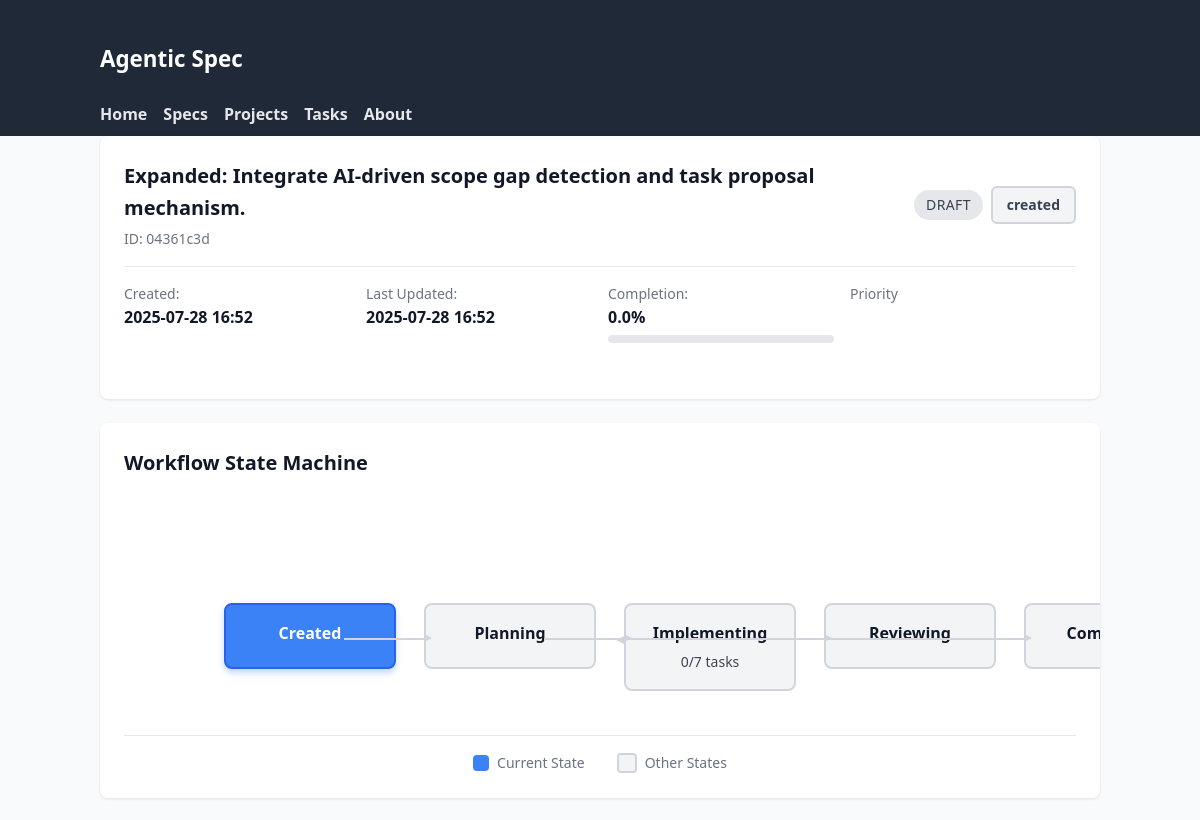
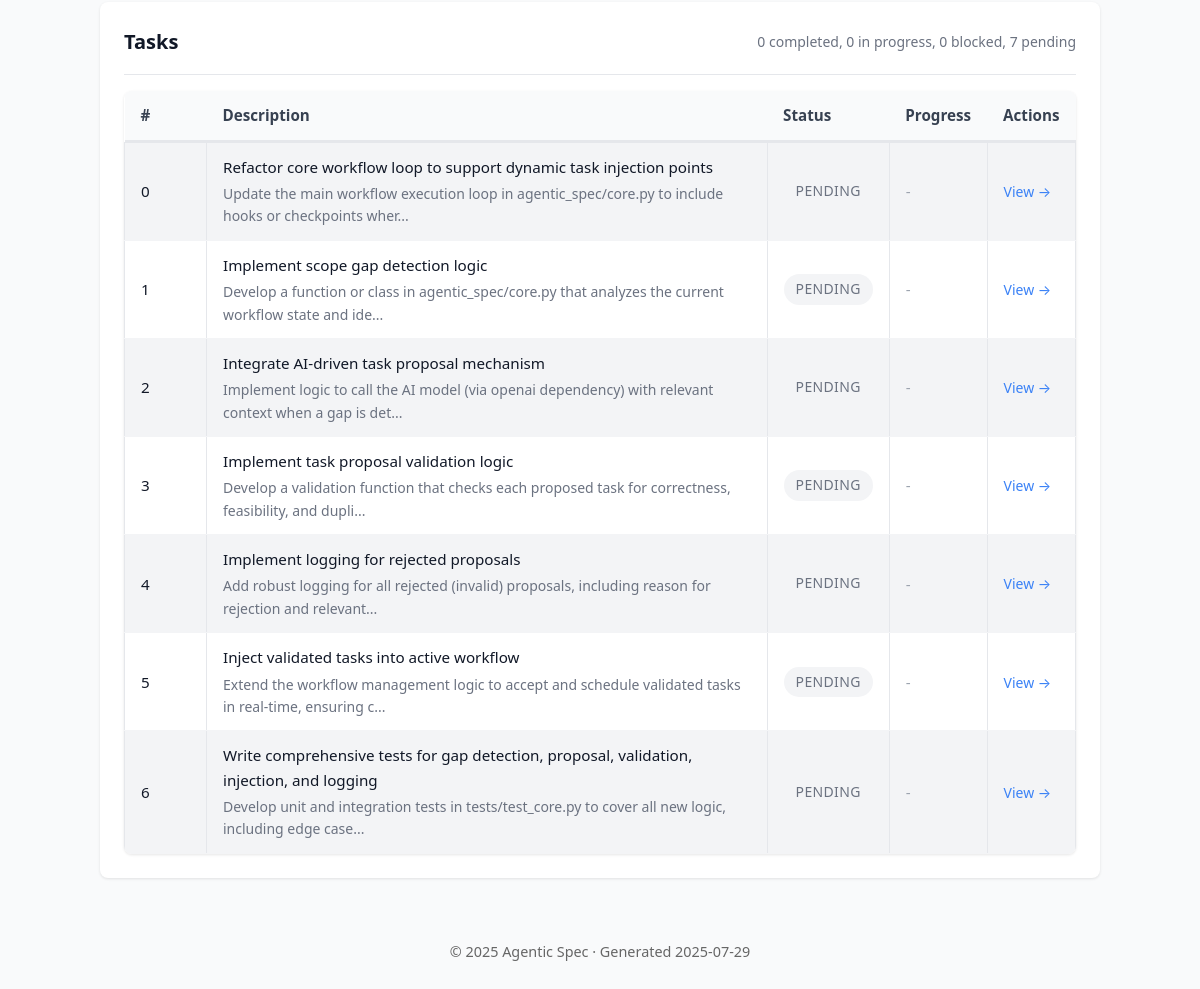
/specs/04361c3d, run on the app's committed database (2 pictures, top to bottom).
### tables this page shows
CREATE TABLE specifications (
                id TEXT PRIMARY KEY,
                title TEXT NOT NULL,
                inherits TEXT DEFAULT '[]',
                created TIMESTAMP NOT NULL,
                updated TIMESTAMP NOT NULL,
                version TEXT NOT NULL,
                status TEXT NOT NULL,
                parent_spec_id TEXT,
                child_spec_ids TEXT DEFAULT '[]',
                context TEXT NOT NULL,
                requirements TEXT NOT NULL,
                review_notes TEXT DEFAULT '[]',
                context_parameters TEXT,
                -- Enhanced tracking fields
                workflow_status TEXT DEFAULT 'created',
                is_completed BOOLEAN DEFAULT FALSE,
                completed_at TIMESTAMP,
                last_accessed TIMESTAMP,
                completion_percentage REAL DEFAULT 0.0,
                priority INTEGER DEFAULT 5,
                -- Lifecycle timestamps
                reviewed_at TIMESTAMP,
                approved_at TIMESTAMP,
                implemented_at TIMESTAMP,
                -- Metadata tracking
                created_by TEXT DEFAULT 'system',
                last_updated_by TEXT DEFAULT 'system',
                tags TEXT DEFAULT '[]'
            );

CREATE TABLE tasks (
                id TEXT PRIMARY KEY,
                spec_id TEXT NOT NULL,
                step_index INTEGER NOT NULL,
                task TEXT NOT NULL,
                details TEXT NOT NULL,
                files TEXT NOT NULL,
                acceptance TEXT NOT NULL,
                estimated_effort TEXT NOT NULL,
                sub_spec_id TEXT,
                decomposition_hint TEXT,
                status TEXT DEFAULT 'pending',
                started_at TIMESTAMP,
                completed_at TIMESTAMP,
                time_spent_minutes INTEGER,
                completion_notes TEXT,
                blockers TEXT DEFAULT '[]',
                -- Enhanced tracking fields
                is_completed BOOLEAN DEFAULT FALSE,
                assigned_to TEXT DEFAULT 'unassigned',
                priority INTEGER DEFAULT 5,
                last_accessed TIMESTAMP,
                estimated_completion_date TIMESTAMP,
                actual_effort_minutes INTEGER,
                dependencies TEXT DEFAULT '[]',
                -- Lifecycle timestamps
                blocked_at TIMESTAMP,
                unblocked_at TIMESTAMP,
                approved_at TIMESTAMP,
                rejected_at TIMESTAMP,
                FOREIGN KEY (spec_id) REFERENCES specifications (id) ON DELETE CASCADE
            );

### agentic_spec/web_ui.py (the view)
@app.get("/specs/{spec_id}", response_class=HTMLResponse)
async def view_specification(request: Request, spec_id: str):
    async with await get_db_manager() as manager:
        spec = await manager.get_specification(spec_id)
        if not spec:
            raise HTTPException(status_code=404, detail="Specification not found")
        tasks = await manager.backend.get_tasks_for_spec(spec_id)
        total_tasks = len(tasks)
        completed_tasks = sum(
            1 for t in tasks if t.status in [TaskStatus.COMPLETED, TaskStatus.APPROVED]
        )
        completion_percentage = (
            (completed_tasks / total_tasks * 100) if total_tasks > 0 else 0
        )
        ctx = base_context(request, title=f"Spec {spec.id}")
        ctx.update(
            {
                "spec": spec,
                "tasks": tasks,
                "completion_percentage": completion_percentage,
            }
        )
        return templates.TemplateResponse("spec_detail.html", ctx)

### agentic_spec/web_templates/spec_detail.html (shortened to what this page needs)
{% extends 'base.html' %}
{% block content %}
<div class="card">
  <div class="card-header">
    <div>
      <h2 class="card-title">{{ spec.title[:80] }}{% if spec.title|length > 80 %}...{% endif %}</h2>
      <div class="card-subtitle">ID: {{ spec.id }}</div>
    </div>
    <div style="display: flex; gap: 0.5rem; align-items: center;">
      <span class="status-badge {{ spec.status.value }}">{{ spec.status.value }}</span>
      <span class="workflow-badge {{ spec.workflow_status.value }}">{{ spec.workflow_status.value }}</span>
    </div>
  </div>
  <div style="display: grid; grid-template-columns: repeat(auto-fit, minmax(200px, 1fr)); gap: 1rem; margin-bottom: 1.5rem;">
    <div>
      <div style="font-size: 0.875rem; color: #6b7280;">Created:</div>
      <div style="font-weight: 600;">{{ spec.created.strftime('%Y-%m-%d %H:%M') }}</div>
    </div>
    <div>
      <div style="font-size: 0.875rem; color: #6b7280;">Last Updated:</div>
      <div style="font-weight: 600;">{{ spec.updated.strftime('%Y-%m-%d %H:%M') }}</div>
    </div>
    <div>
      <div style="font-size: 0.875rem; color: #6b7280;">Completion:</div>
      <div style="font-weight: 600;">{{ "%.1f"|format(completion_percentage) }}%</div>
      <div class="progress-bar" style="margin-top: 0.25rem;">
      </div>
    </div>
    <div>
      <div style="font-size: 0.875rem; color: #6b7280;">Priority</div>
      <div style="font-weight: 600;">
        {% if spec.priority %}
        <span class="priority-indicator priority-{{ spec.priority.value }}"></span>
        {% else %}
        Normal
        {% endif %}
      </div>
    </div>
  </div>
</div>
<div class="state-machine-container">
  <h3 class="card-title" style="margin-bottom: 1.5rem;">Workflow State Machine</h3>
  <div id="state-machine" class="state-machine"></div>
  <div class="state-machine-legend">
    <div class="legend-item">
      <div class="legend-icon" style="background: #3b82f6;"></div>
      <span>Current State</span>
    </div>
    <div class="legend-item">
      <div class="legend-icon" style="background: #f3f4f6; border: 2px solid #d1d5db;"></div>
      <span>Other States</span>
    </div>
  </div>
</div>
<div class="card">
  <div class="card-header">
    <h3 class="card-title">Tasks</h3>
    <div id="task-summary" style="font-size: 0.875rem; color: #6b7280;"></div>
  </div>
  {% if tasks %}
  <table>
    <thead>
      <tr>
        <th style="width: 50px;">#</th>
        <th>Description</th>
        <th>Status</th>
        <th>Progress</th>
        <th>Actions</th>
      </tr>
    </thead>
    <tbody>
      {% for t in tasks %}
      <tr>
        <td>{{ t.step_index }}</td>
        <td>
          <a href="/tasks/{{ t.id }}">{{ t.task }}</a>
          {% if t.details %}
          <div class="card-subtitle">{{ t.details[:100] }}{% if t.details|length > 100 %}...{% endif %}</div>
          {% endif %}
        </td>
        <td>
          <span class="status-badge {{ t.status.value }}">{{ t.status.value }}</span>
        </td>
        <td>
          {% if t.progress_percentage %}
          <div class="progress-bar" style="width: 100px;">
            <div class="progress-fill" style="width: {{ t.progress_percentage }}%"></div>
          </div>
          {% else %}
          <span style="color: #9ca3af;">-</span>
          {% endif %}
        </td>
        <td>
          <a href="/tasks/{{ t.id }}" style="font-size: 0.875rem; color: #3b82f6;">View →</a>
        </td>
      </tr>
      {% endfor %}
    </tbody>
  </table>
  {% else %}
  <p style="color: #6b7280; text-align: center; padding: 2rem 0;">No tasks defined for this specification.</p>
  {% endif %}
</div>
{% endblock %}

### agentic_spec/web_templates/static/styles.css (style rules this page uses)
body { font-family: system-ui, -apple-system, Segoe UI, Roboto, Helvetica, Arial, sans-serif; margin: 0; background: #f9fafb; color: #111827; line-height: 1.6; }
table { width: 100%; border-collapse: collapse; margin-top: 1rem; font-size: 0.95rem; }
th { background: #374151; color: #fff; padding: 8px; text-align: left; }
td { padding: 8px; border: 1px solid #e5e7eb; }
tbody tr:nth-child(odd) { background: #f3f4f6; }
table a { color: inherit; text-decoration: none; }
.status-badge { display: inline-flex; align-items: center; gap: 0.25rem; padding: 0.25rem 0.75rem; border-radius: 9999px; font-size: 0.875rem; font-weight: 500; text-transform: uppercase; letter-spacing: 0.025em; }
.status-badge.draft { background: #e5e7eb; color: #374151; }
.status-badge.pending { background: #f3f4f6; color: #6b7280; }
.workflow-badge { display: inline-flex; align-items: center; gap: 0.375rem; padding: 0.375rem 0.875rem; border-radius: 0.375rem; font-size: 0.875rem; font-weight: 600; border: 2px solid transparent; }
.workflow-badge.created { background: #f3f4f6; color: #374151; border-color: #d1d5db; }
.progress-bar { width: 100%; height: 0.5rem; background: #e5e7eb; border-radius: 0.25rem; overflow: hidden; margin: 0.5rem 0; }
.card { background: #fff; border-radius: 0.5rem; box-shadow: 0 1px 3px rgba(0,0,0,0.1); padding: 1.5rem; margin-bottom: 1.5rem; }
.card-header { display: flex; justify-content: space-between; align-items: center; margin-bottom: 1rem; padding-bottom: 1rem; border-bottom: 1px solid #e5e7eb; }
.card-title { font-size: 1.25rem; font-weight: 600; color: #111827; margin: 0; }
.card-subtitle { font-size: 0.875rem; color: #6b7280; margin-top: 0.25rem; }
table { width: 100%; border-collapse: collapse; margin-top: 1rem; font-size: 0.95rem; background: #fff; border-radius: 0.5rem; overflow: hidden; box-shadow: 0 1px 3px rgba(0,0,0,0.1); }
th { background: #f9fafb; color: #374151; padding: 0.75rem 1rem; text-align: left; font-weight: 600; border-bottom: 2px solid #e5e7eb; }
td { padding: 0.75rem 1rem; border-bottom: 1px solid #f3f4f6; }
.priority-indicator { display: inline-block; width: 0.5rem; height: 0.5rem; border-radius: 50%; margin-right: 0.5rem; }
.state-machine-container { background: #fff; border-radius: 0.5rem; box-shadow: 0 1px 3px rgba(0,0,0,0.1); padding: 1.5rem; margin: 1.5rem 0; overflow-x: auto; }
.state-machine { position: relative; min-height: 200px; width: 100%; min-width: 600px; }
.state-machine-legend { display: flex; gap: 2rem; justify-content: center; margin-top: 2rem; padding-top: 1rem; border-top: 1px solid #e5e7eb; }
.legend-item { display: flex; align-items: center; gap: 0.5rem; font-size: 0.875rem; color: #6b7280; }
.legend-icon { width: 1rem; height: 1rem; border-radius: 0.25rem; }

### data on the page
specifications: title "Expanded: Integrate AI-driven scope gap detection and task proposal mechanism.", id "04361c3d", status.value "DRAFT", workflow_status.value "created"
tasks: step_index "0", task "Refactor core workflow loop to support dynamic task injection points", details "Update the main workflow execution loop in agentic_spec/core.py to include hooks or checkpoints wher", status.value "PENDING"
tasks: step_index "1", task "Implement scope gap detection logic", details "Develop a function or class in agentic_spec/core.py that analyzes the current workflow state and ide", status.value "PENDING"
tasks: step_index "2", task "Integrate AI-driven task proposal mechanism", details "Implement logic to call the AI model (via openai dependency) with relevant context when a gap is det", status.value "PENDING"
tasks: step_index "3", task "Implement task proposal validation logic", details "Develop a validation function that checks each proposed task for correctness, feasibility, and dupli", status.value "PENDING"
tasks: step_index "4", task "Implement logging for rejected proposals", details "Add robust logging for all rejected (invalid) proposals, including reason for rejection and relevant", status.value "PENDING"
tasks: step_index "5", task "Inject validated tasks into active workflow", details "Extend the workflow management logic to accept and schedule validated tasks in real-time, ensuring c", status.value "PENDING"
tasks: step_index "6", task "Write comprehensive tests for gap detection, proposal, validation, injection, and logging", details "Develop unit and integration tests in tests/test_core.py to cover all new logic, including edge case", status.value "PENDING"

### other printed values
{{ spec.created.strftime('%Y-%m-%d %H:%M') }} "2025-07-28 16:52"
{{ spec.updated.strftime('%Y-%m-%d %H:%M') }} "2025-07-28 16:52"
{{ "%.1f"|format(completion_percentage) }} "0.0"
